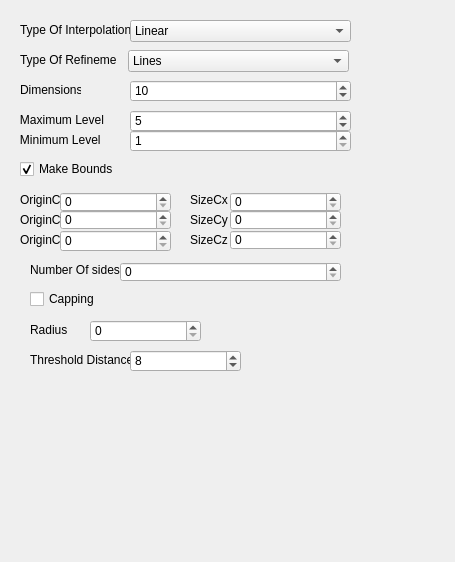
<ui version="4.0" >
 <class>Form</class>
 <widget class="QWidget" name="Form" >
  <property name="geometry" >
   <rect>
    <x>0</x>
    <y>0</y>
    <width>455</width>
    <height>562</height>
   </rect>
  </property>
  <property name="windowTitle" >
   <string>Form</string>
  </property>
  <widget class="QComboBox" name="TypeOfRefinement" >
   <property name="geometry" >
    <rect>
     <x>128</x>
     <y>50</y>
     <width>221</width>
     <height>22</height>
    </rect>
   </property>
   <item>
    <property name="text" >
     <string>Lines</string>
    </property>
   </item>
   <item>
    <property name="text" >
     <string>Tube Contour</string>
    </property>
   </item>
  </widget>
  <widget class="QLabel" name="label_2" >
   <property name="geometry" >
    <rect>
     <x>20</x>
     <y>50</y>
     <width>96</width>
     <height>20</height>
    </rect>
   </property>
   <property name="text" >
    <string>Type Of Refinement</string>
   </property>
  </widget>
  <widget class="QSpinBox" name="Dimensions" >
   <property name="geometry" >
    <rect>
     <x>130</x>
     <y>80</y>
     <width>221</width>
     <height>22</height>
    </rect>
   </property>
   <property name="minimum" >
    <number>2</number>
   </property>
   <property name="maximum" >
    <number>16777215</number>
   </property>
   <property name="value" >
    <number>10</number>
   </property>
  </widget>
  <widget class="QLabel" name="label_3" >
   <property name="geometry" >
    <rect>
     <x>20</x>
     <y>80</y>
     <width>61</width>
     <height>20</height>
    </rect>
   </property>
   <property name="text" >
    <string>Dimensions</string>
   </property>
  </widget>
  <widget class="QLabel" name="label_4" >
   <property name="geometry" >
    <rect>
     <x>10</x>
     <y>110</y>
     <width>101</width>
     <height>20</height>
    </rect>
   </property>
   <property name="text" >
    <string>   Maximum Level</string>
   </property>
  </widget>
  <widget class="QLabel" name="label_5" >
   <property name="geometry" >
    <rect>
     <x>10</x>
     <y>130</y>
     <width>101</width>
     <height>20</height>
    </rect>
   </property>
   <property name="text" >
    <string>   Minimum Level</string>
   </property>
  </widget>
  <widget class="QCheckBox" name="MakeBounds" >
   <property name="geometry" >
    <rect>
     <x>20</x>
     <y>160</y>
     <width>131</width>
     <height>18</height>
    </rect>
   </property>
   <property name="text" >
    <string>Make Bounds</string>
   </property>
   <property name="checked" >
    <bool>true</bool>
   </property>
  </widget>
  <widget class="QSpinBox" name="OriginCx" >
   <property name="geometry" >
    <rect>
     <x>60</x>
     <y>192</y>
     <width>111</width>
     <height>20</height>
    </rect>
   </property>
   <property name="maximum" >
    <number>16777215</number>
   </property>
  </widget>
  <widget class="QSpinBox" name="OriginCy" >
   <property name="geometry" >
    <rect>
     <x>60</x>
     <y>210</y>
     <width>111</width>
     <height>20</height>
    </rect>
   </property>
   <property name="maximum" >
    <number>16777215</number>
   </property>
  </widget>
  <widget class="QSpinBox" name="SizeCx" >
   <property name="geometry" >
    <rect>
     <x>230</x>
     <y>192</y>
     <width>111</width>
     <height>20</height>
    </rect>
   </property>
   <property name="maximum" >
    <number>16777215</number>
   </property>
  </widget>
  <widget class="QSpinBox" name="SizeCy" >
   <property name="geometry" >
    <rect>
     <x>230</x>
     <y>210</y>
     <width>111</width>
     <height>20</height>
    </rect>
   </property>
   <property name="maximum" >
    <number>16777215</number>
   </property>
  </widget>
  <widget class="QSpinBox" name="OriginCz" >
   <property name="geometry" >
    <rect>
     <x>60</x>
     <y>230</y>
     <width>111</width>
     <height>22</height>
    </rect>
   </property>
   <property name="maximum" >
    <number>16777215</number>
   </property>
  </widget>
  <widget class="QSpinBox" name="SizeCz" >
   <property name="geometry" >
    <rect>
     <x>230</x>
     <y>230</y>
     <width>111</width>
     <height>20</height>
    </rect>
   </property>
   <property name="maximum" >
    <number>16777215</number>
   </property>
  </widget>
  <widget class="QLabel" name="label_6" >
   <property name="geometry" >
    <rect>
     <x>20</x>
     <y>190</y>
     <width>41</width>
     <height>20</height>
    </rect>
   </property>
   <property name="text" >
    <string>OriginCx</string>
   </property>
  </widget>
  <widget class="QLabel" name="label_7" >
   <property name="geometry" >
    <rect>
     <x>20</x>
     <y>210</y>
     <width>41</width>
     <height>20</height>
    </rect>
   </property>
   <property name="text" >
    <string>OriginCy</string>
   </property>
  </widget>
  <widget class="QLabel" name="label_8" >
   <property name="geometry" >
    <rect>
     <x>20</x>
     <y>230</y>
     <width>41</width>
     <height>20</height>
    </rect>
   </property>
   <property name="text" >
    <string>OriginCz</string>
   </property>
  </widget>
  <widget class="QLabel" name="label_9" >
   <property name="geometry" >
    <rect>
     <x>190</x>
     <y>190</y>
     <width>41</width>
     <height>20</height>
    </rect>
   </property>
   <property name="text" >
    <string>SizeCx</string>
   </property>
  </widget>
  <widget class="QLabel" name="label_10" >
   <property name="geometry" >
    <rect>
     <x>190</x>
     <y>210</y>
     <width>41</width>
     <height>20</height>
    </rect>
   </property>
   <property name="text" >
    <string>SizeCy</string>
   </property>
  </widget>
  <widget class="QLabel" name="label_11" >
   <property name="geometry" >
    <rect>
     <x>190</x>
     <y>230</y>
     <width>41</width>
     <height>20</height>
    </rect>
   </property>
   <property name="text" >
    <string>SizeCz</string>
   </property>
  </widget>
  <widget class="QSpinBox" name="NumberOfSides" >
   <property name="geometry" >
    <rect>
     <x>120</x>
     <y>262</y>
     <width>221</width>
     <height>20</height>
    </rect>
   </property>
   <property name="maximum" >
    <number>16777215</number>
   </property>
  </widget>
  <widget class="QLabel" name="label_12" >
   <property name="geometry" >
    <rect>
     <x>30</x>
     <y>260</y>
     <width>111</width>
     <height>20</height>
    </rect>
   </property>
   <property name="text" >
    <string>Number Of sides</string>
   </property>
  </widget>
  <widget class="QCheckBox" name="Capping" >
   <property name="geometry" >
    <rect>
     <x>30</x>
     <y>290</y>
     <width>131</width>
     <height>18</height>
    </rect>
   </property>
   <property name="text" >
    <string>Capping</string>
   </property>
  </widget>
  <widget class="QSpinBox" name="Radius" >
   <property name="geometry" >
    <rect>
     <x>90</x>
     <y>320</y>
     <width>111</width>
     <height>22</height>
    </rect>
   </property>
   <property name="maximum" >
    <number>16777215</number>
   </property>
  </widget>
  <widget class="QLabel" name="label_13" >
   <property name="geometry" >
    <rect>
     <x>30</x>
     <y>320</y>
     <width>41</width>
     <height>20</height>
    </rect>
   </property>
   <property name="text" >
    <string>Radius</string>
   </property>
  </widget>
  <widget class="QSpinBox" name="MaximunLevel" >
   <property name="geometry" >
    <rect>
     <x>130</x>
     <y>110</y>
     <width>221</width>
     <height>22</height>
    </rect>
   </property>
   <property name="minimum" >
    <number>2</number>
   </property>
   <property name="maximum" >
    <number>11</number>
   </property>
   <property name="value" >
    <number>5</number>
   </property>
  </widget>
  <widget class="QSpinBox" name="MinimumLevel" >
   <property name="geometry" >
    <rect>
     <x>130</x>
     <y>130</y>
     <width>221</width>
     <height>22</height>
    </rect>
   </property>
   <property name="minimum" >
    <number>1</number>
   </property>
   <property name="maximum" >
    <number>10</number>
   </property>
  </widget>
  <widget class="QLabel" name="label_14" >
   <property name="geometry" >
    <rect>
     <x>20</x>
     <y>20</y>
     <width>111</width>
     <height>20</height>
    </rect>
   </property>
   <property name="text" >
    <string>Type Of Interpolation</string>
   </property>
  </widget>
  <widget class="QComboBox" name="TypeOfInterpolation" >
   <property name="geometry" >
    <rect>
     <x>130</x>
     <y>20</y>
     <width>221</width>
     <height>22</height>
    </rect>
   </property>
   <item>
    <property name="text" >
     <string>Linear</string>
    </property>
   </item>
   <item>
    <property name="text" >
     <string>Poly Linear</string>
    </property>
   </item>
  </widget>
  <widget class="QLabel" name="label_15" >
   <property name="geometry" >
    <rect>
     <x>30</x>
     <y>350</y>
     <width>101</width>
     <height>20</height>
    </rect>
   </property>
   <property name="text" >
    <string>Threshold Distance</string>
   </property>
  </widget>
  <widget class="QSpinBox" name="Distance" >
   <property name="geometry" >
    <rect>
     <x>130</x>
     <y>350</y>
     <width>111</width>
     <height>22</height>
    </rect>
   </property>
   <property name="maximum" >
    <number>16777215</number>
   </property>
   <property name="value" >
    <number>8</number>
   </property>
  </widget>
 </widget>
 <resources/>
 <connections/>
</ui>
